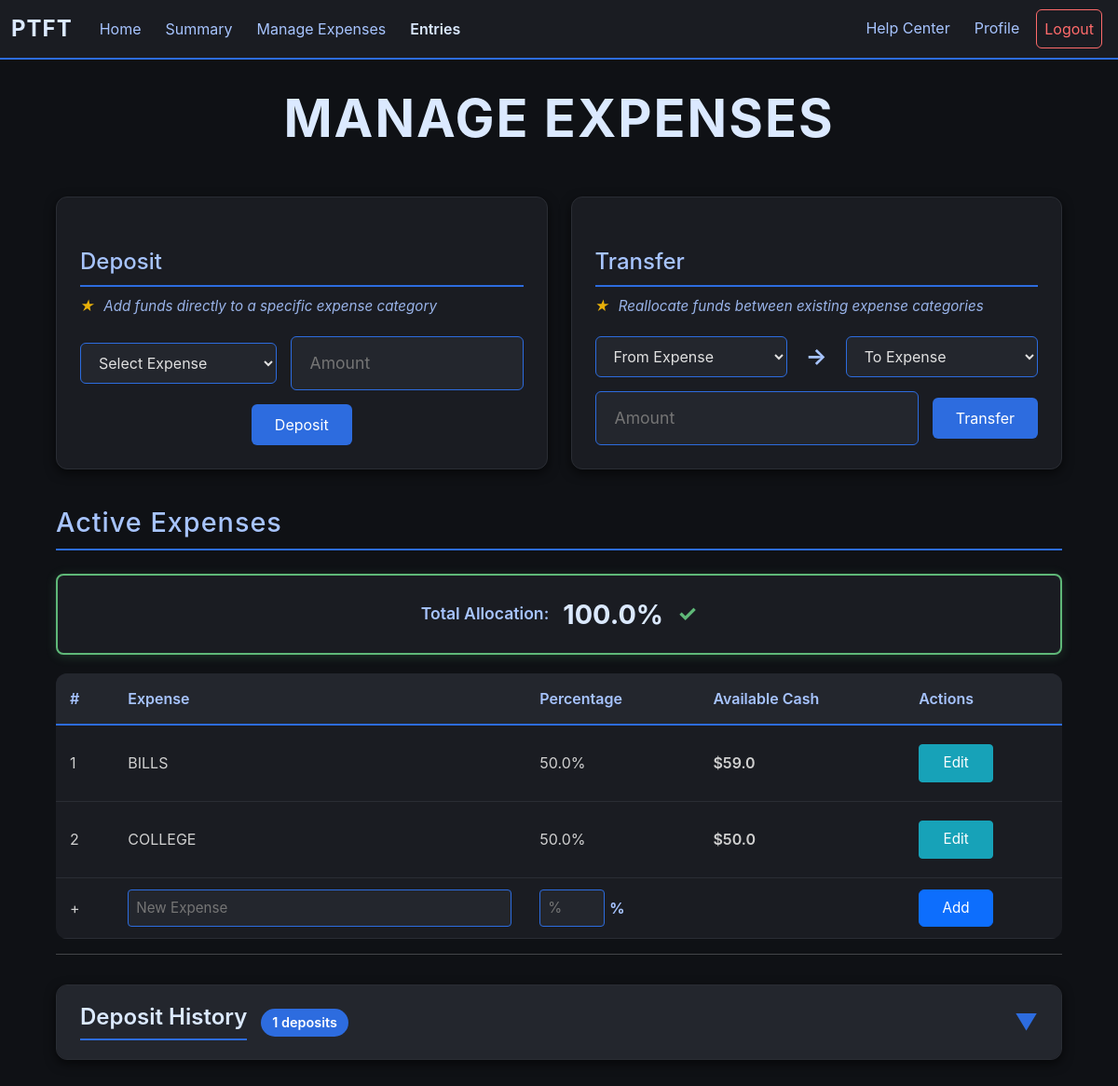
The page /expenses (signed in) on the database as committed earlier.
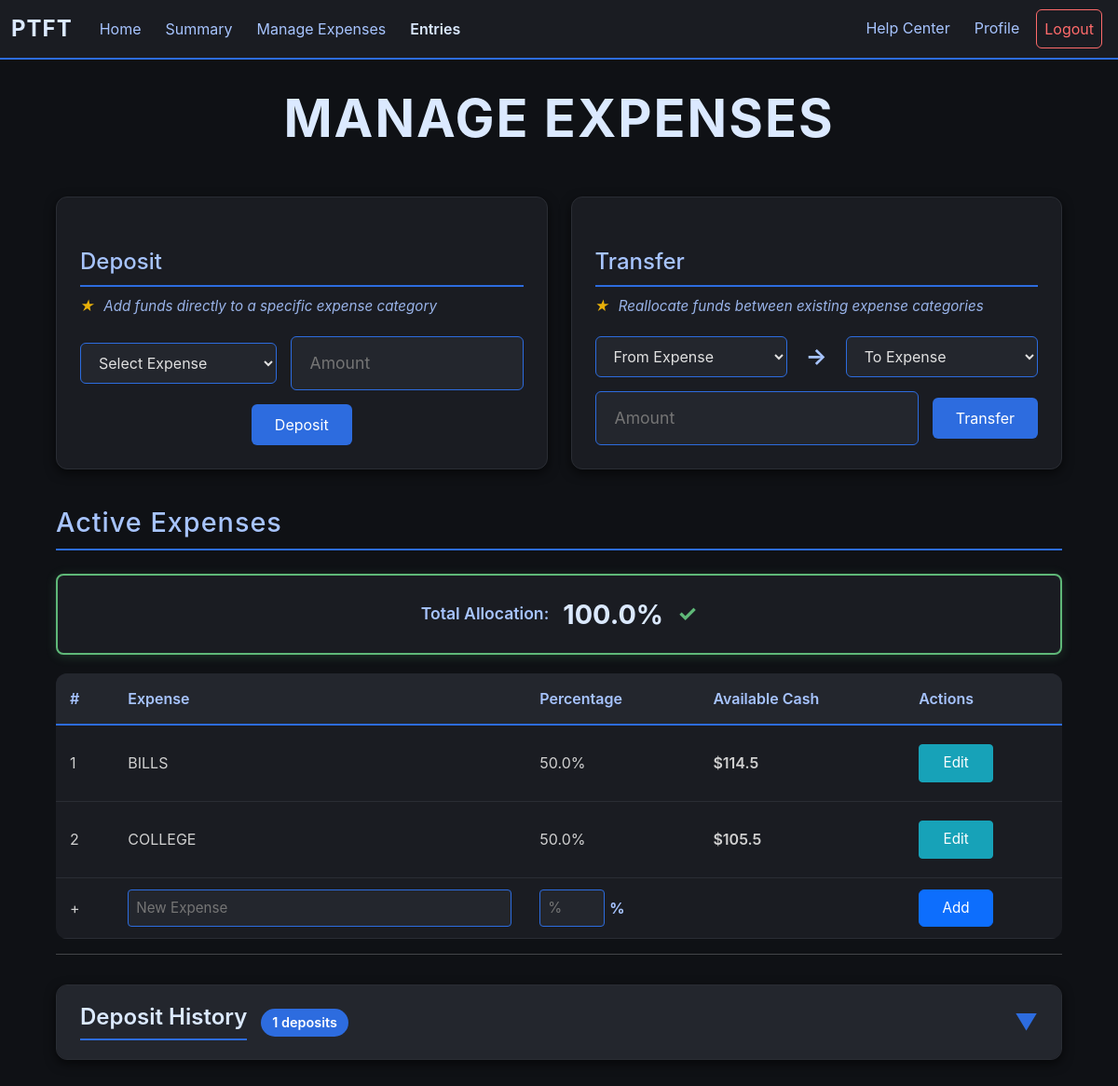
The same page on the database as committed later.
### app/models.py (models this page shows, shortened)
class Expenses(db.Model):        #Stores all expense category per user
    id = db.Column(db.Integer, primary_key = True)
    user_id = db.Column(db.Integer, db.ForeignKey("user.id"))
    name = db.Column(db.String(25))
    percentage = db.Column(db.Float)
    status = db.Column(db.Boolean, default = True)      #Archive Status
    deleted = db.Column(db.Boolean, default = False)
    savings = db.Column(db.Float, default = 0.0)
    earnings = db.Column(db.Float, default = 0.0)
    spendings = db.Column(db.Float, default = 0.0)
    transferred = db.Column(db.Float, default = 0.0)
    balance = db.Column(db.Float, default = 0.0)
    credit_balance = db.Column(db.Float, default = 0.0)

### app/routes/expense.py (the view)
@expense.route("/expenses", methods = ["GET"])
def expenses():
    if helper.check_login():
        active_expenses = {}
        inactive_expenses = {}
        expense_data = {}       #Links expense id to total savings {expense_id: amount saved}
        snaps = Exp_Snap.query.filter_by(user_id = session["user_id"]).all()
        deposits = Transaction.query.filter_by(user_id = session["user_id"], deposit_status = True).all()
        expenses = Expenses.query.filter_by(user_id = session["user_id"]).all()
        for snap in snaps:      #Calculates net total from snapshots
            expense_data[snap.expense_id] = expense_data.get(snap.expense_id, 0.0) + (snap.expense_earnings - snap.total_spending)
        for deposit in deposits:        #Calculates total deposits per expense
            expense_data[deposit.expense_id] = expense_data.get(deposit.expense_id, 0.0) + deposit.amount
        for expense in expenses:        #Separates expense types between archived and unarchived
            if expense.status:
                active_expenses[expense] = round(expense_data.get(expense.id, 0.0), 2)
            else:
                inactive_expenses[expense] = round(expense_data.get(expense.id, 0.0), 2)
        allocation_check = [0, True]
        for expense in active_expenses:
            allocation_check[0] += expense.percentage
        if allocation_check[0] !=100:
            allocation_check[1] = False
        all_expenses = list(active_expenses.keys()) + list(inactive_expenses.keys())
        deposits = Transaction.query.filter_by(user_id = session["user_id"], deposit_status = True).all()
        return render_template("expenses.html", active_expenses = active_expenses, inactive_expenses = inactive_expenses, status = allocation_check, all_expenses = all_expenses, deposits = deposits)
    else:
        return redirect(url_for("user.login"))

### app/helper.py (called while the page is built)
def check_login():
    return "user_id" in session

### app/templates/expenses.html (shortened to what this page needs)
{% extends "budget_base.html"%}
{% block content %}
<div class="expense-container">
    <h1 class="main-title">MANAGE EXPENSES</h1>
    <div class="function-sections">
        {% if active_expenses %}
        <div class="function-section">
            <h2 class="function-title">Deposit</h2>
            <p class="function-helper-text"><span class="tip-star">★</span> Add funds directly to a specific expense category</p>
            <form action="/deposit" method="POST" class="inline-form">
                <select name="expense_id" required>
                    <option value="">Select Expense</option>
                </select>
                <div class="input-wrapper">
                    <input type="number" step="0.01" name="amount" placeholder="Amount" min="0" required>
                </div>
                <button type="submit" class="form-btn">Deposit</button>
            </form>
        </div>
        <div class="function-section">
            <h2 class="function-title">Transfer</h2>
            <p class="function-helper-text"><span class="tip-star">★</span> Reallocate funds between existing expense categories</p>
            <form action="/reallocate" method="POST" class="inline-form">
                <select name="from_expense" required>
                    <option value="">From Expense</option>
                </select>
                <span class="arrow">→</span>
                <select name="to_expense" required>
                    <option value="">To Expense</option>
                </select>
                <div class="input-wrapper">
                    <input type="number" step="0.01" name="amount" placeholder="Amount" min="0" required>
                </div>
                <button type="submit" class="form-btn">Transfer</button>
            </form>
        </div>
      {% endif %}
    </div>
    <h1 class="section-title">Active Expenses</h1>
    <div class="status-display-compact {% if status[1] %}status-perfect{% else %}status-error{% endif %}">
        <div class="status-compact-content">
            <span class="status-label">Total Allocation:</span>
            <span class="status-percentage-compact">{{status[0]}}%</span>
            {% if status[1] %}
                <span class="status-icon-compact perfect">✓</span>
            {% else %}
                <span class="status-icon-compact error">✗</span>
            {% endif %}
        </div>
    </div>
    <table class="expense-table">
        <thead>
            <tr>
                <th>#</th>
                <th>Expense</th>
                <th>Percentage</th>
                <th>Available Cash</th>
                <th>Actions</th>
            </tr>
        </thead>
        <tbody>
            {% for active_expense in active_expenses %}
            <tr class="log-row" data-row-id="active-{{active_expense.id}}">
                <td>{{loop.index}}</td>
                <td>
                    <div class="display-mode">
                        <span class="display-text">{{active_expense.name}}</span>
                    </div>
                </td>
                <td>
                    <div class="display-mode">
                        <span class="display-text">{{active_expense.percentage}}%</span>
                    </div>
                </td>
                <td class="cash-cell">${{active_expenses[active_expense]}}</td>
                <td>
                    <div class="display-mode">
                        <button class="btn btn-dark btn-info btn-sm edit-toggle-btn" onclick="toggleEdit('active-{{active_expense.id}}')">Edit</button>
                    </div>
                </td>
            </tr>
            {% endfor %}
            <tr class="add-row">
                <form action="/add_expense" method="POST">
                    <td>+</td>
                    <td><input type="text" name="expense_name" placeholder="New Expense" class="table-input" required></td>
                    <td>
                        <div class="percent-wrapper">
                            <input type="number" name="percent" placeholder="%" class="table-input percent-input" required>
                            <span class="percent-symbol">%</span>
                        </div>
                    </td>
                    <td></td>
                    <td><button type="submit" class="btn btn-primary">Add</button></td>
                </form>
            </tr>
        </tbody>
    </table>
    {% if deposits %}
    <hr class="section-divider">
    <div class="collapsible-section">
        <div class="collapsible-header" onclick="toggleSection(this)">
            <div class="collapsible-title-wrapper">
                <h2 class="collapsible-title">Deposit History</h2>
                <span class="item-count">{{ deposits|length }} deposits</span>
            </div>
            <span class="collapsible-arrow">▼</span>
        </div>
    </div>
    {% endif %}
</div>
{% endblock %}

### app/templates/budget_base.html (shortened to what this page needs)
<!doctype html>
<html lang="en-US">
  <head>
    {% block css %}
      <link href="https://cdn.jsdelivr.net/npm/bootstrap@5.3.2/dist/css/bootstrap.min.css" rel="stylesheet">
      <link rel="stylesheet" href="{{ url_for('static', filename='style.css') }}">
    {% endblock %}
  </head>
  <body>
    <nav class="navbar navbar-expand-lg navbar-light bg-light">
      <div class="container-fluid">
        <a class="navbar-brand" href="#">PTFT</a>
        <div class="collapse navbar-collapse" id="navbarNav">
          <ul class="navbar-nav me-auto">
            <li class="nav-item">
              <a class="nav-link" href="/home">Home</a>
            </li>
            <li class="nav-item">
              <a class="nav-link" href="/summary">Summary</a>
            </li>
            <li class="nav-item">
              <a class="nav-link" href="/expenses">Manage Expenses</a>
            </li>
            <li class="nav-item">
              <a class="nav-link entries-link" href="/entry">Entries</a>
            </li>
          </ul>
          <ul class="navbar-nav ms-auto">
            <li class="nav-item">
              <a class="nav-link" href="/help">Help Center</a>
            </li>
            <li class="nav-item">
              <a class="nav-link" href="/profile">Profile</a>
            </li>
            <li class="nav-item">
              <a class="nav-link logout" href="/logout">Logout</a>
            </li>
          </ul>
        </div>
      </div>
    </nav>
    {% block content%}
    {% endblock%}
  </body>
</html>

Rows that differ between the two databases and show on the page:
changed Expenses "BILLS": savings "59.0" → "114.5"
changed Expenses "COLLEGE": active_expenses "50.0" → "105.5"
